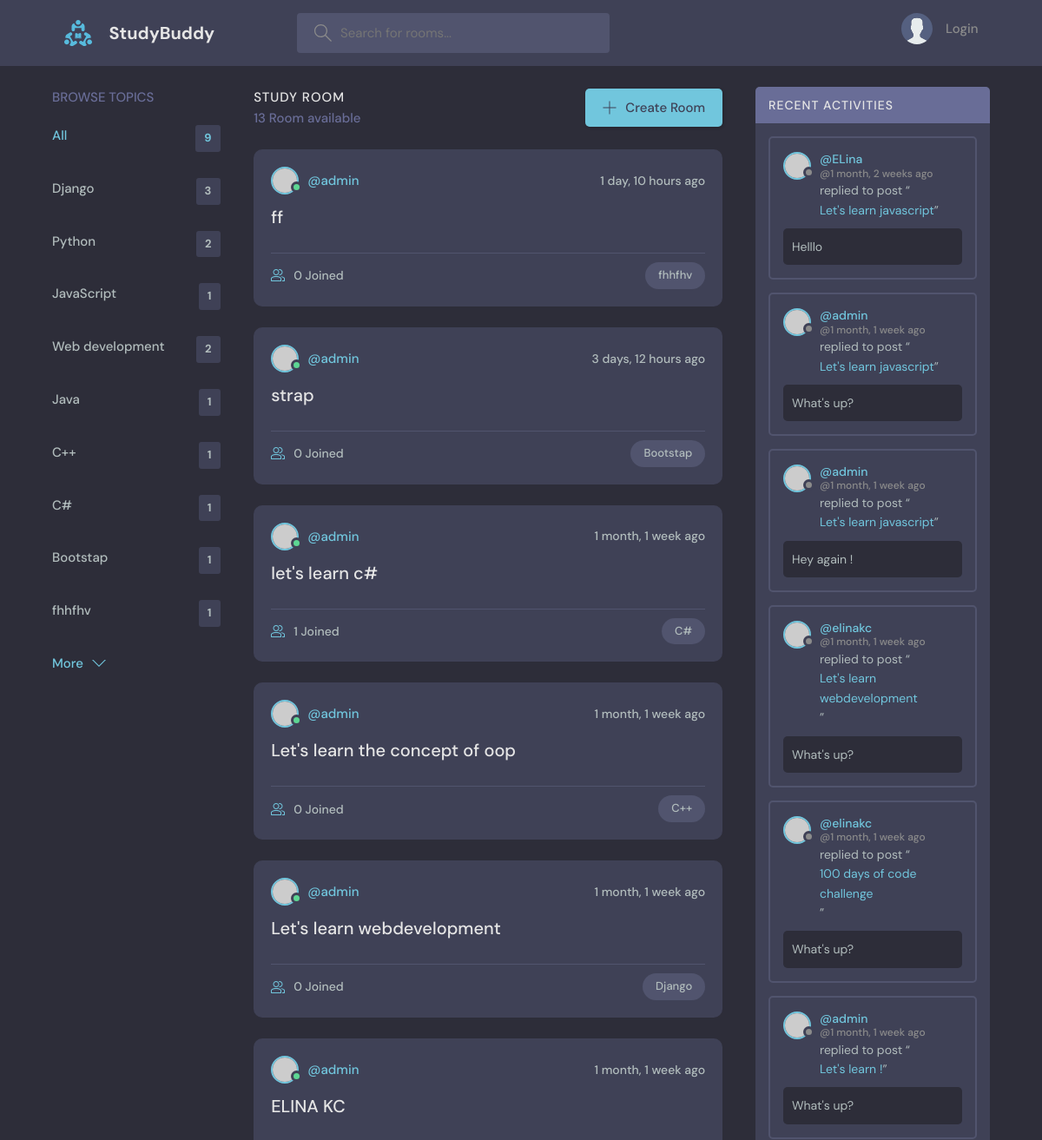
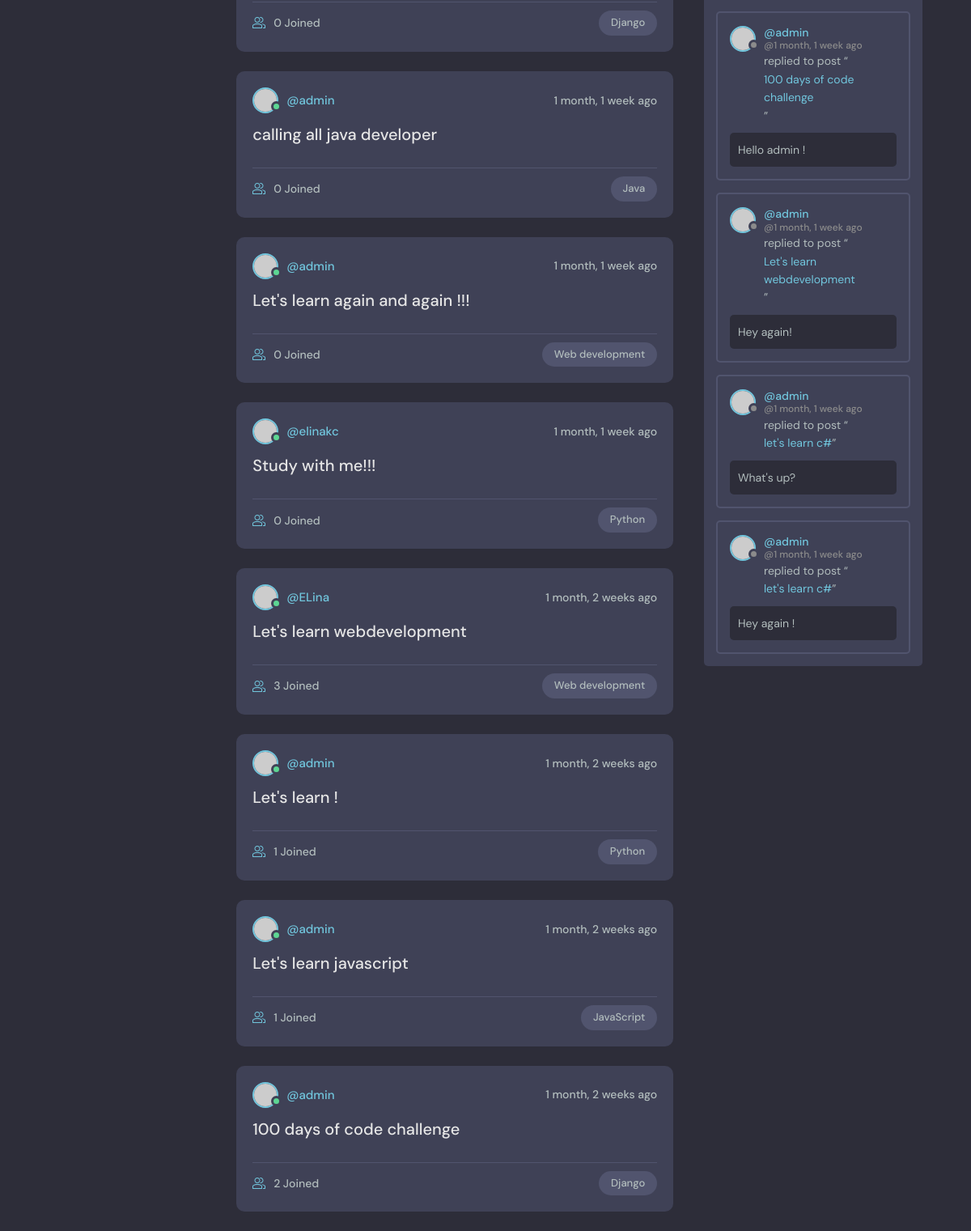
The page / on the database its author committed (2 pictures, top to bottom).
### base/models.py (models this page shows, shortened)
class Topic(models.Model):
    name = models.CharField(max_length=300)

class Room(models.Model):
    host = models.ForeignKey(User, on_delete=models.SET_NULL, null=True)
    topic = models.ForeignKey(Topic, on_delete=models.SET_NULL, null=True)
    name = models.CharField(max_length=300)
    description = models.TextField(null=True, blank=True)
    participants = models.ManyToManyField(User, related_name='participants', blank=True)
    updated = models.DateTimeField(auto_now=True)
    created = models.DateTimeField(auto_now_add=True)
    class Meta:
        ordering = ['-updated', '-created']
    def __str__(self):
        return self.name

class Message(models.Model):
    user = models.ForeignKey(User, on_delete=models.CASCADE)
    room = models.ForeignKey(
        Room, on_delete=models.CASCADE
    )  # What on_delete=models.CASCADE is going to do is that it delete this children node(Message) when parent node(ROOM) is deleted
    body = models.TextField()
    updated = models.DateTimeField(auto_now=True)
    created = models.DateTimeField(auto_now_add=True)

### base/views.py (the view)
# urls.py: path('', views.home, name = 'home'),
def home(request):
    q = request.GET.get('q') if request.GET.get('q')!=None else ''
    rooms = Room.objects.filter(
        Q(topic__name__icontains=q) |
        Q(name__icontains=q) |
        Q(description__icontains=q)
        )
    topics = Topic.objects.all()
    room_count = rooms.count()
    room_messages = Message.objects.filter(Q(room__topic__name__icontains=q))
    context = {'rooms':rooms ,'topics':topics, 'room_count':room_count,
               'room_messages':room_messages}
    return render(request , 'base/home.html', context )

### base/templates/base/home.html (shortened to what this page needs)
{% extends 'main.html' %}
{% block content %}
    <main class="layout layout--3">
      <div class="container">
        {% include 'base/topics_component.html' %}
        <div class="roomList">
          <div class="roomList__header">
            <div>
              <h2>Study Room</h2>
              <p>{{rooms.count}} Room available </p>
            </div>
            <a class="btn btn--main" href="{% url 'create-room' %}">
              <svg version="1.1" xmlns="http://www.w3.org/2000/svg" width="32" height="32" viewBox="0 0 32 32">
                <title>add</title>
                <path
                  d="M16.943 0.943h-1.885v14.115h-14.115v1.885h14.115v14.115h1.885v-14.115h14.115v-1.885h-14.115v-14.115z"
                ></path>
              </svg>
              Create Room
            </a>
          </div>
          {% include 'base/feed_component.html' %}
        </div>
        {% include 'base/activity_component.html' %}
      </div>
    </main>
{% endblock content %}

### base/templates/base/topics_component.html
<div class="topics">
  <div class="topics__header">
    <h2>Browse Topics</h2>
  </div>
  <ul class="topics__list">
    <li>
      <a href="{% url 'home' %}" class="active">All <span>{{topics.count}}</span></a>
    </li>
    {% for topic in topics %}
    <li>
      <a href="{% url 'home' %}?q={{topic.name}}">{{topic.name}} <span>{{topic.room_set.all.count}}</span></a>
    </li>
    {% endfor %}
  </ul>
  <a class="btn btn--link" href="topics.html">
    More
    <svg version="1.1" xmlns="http://www.w3.org/2000/svg" width="32" height="32" viewBox="0 0 32 32">
      <title>chevron-down</title>
      <path d="M16 21l-13-13h-3l16 16 16-16h-3l-13 13z"></path>
    </svg>
  </a>
</div>

### base/templates/base/feed_component.html (shortened to what this page needs)
{% for room in rooms %}
<div class="roomListRoom">
  <div class="roomListRoom__header">
    <a href="{% url 'user-profile' room.host.id %}" class="roomListRoom__author">
      <div class="avatar avatar--small active">
        <img src="https://randomuser.me/api/portraits/men/11.jpg" />
      </div>
      <span>@{{room.host.username}}</span>
    </a>
    <div class="roomListRoom__actions">
      <span>{{room.created|timesince}} ago </span>
    </div>
  </div>
  <div class="roomListRoom__content">
    <a href="{% url 'room' room.id %}">{{room.name}}</a>
  </div>
  <div class="roomListRoom__meta">
    <a href="{% url 'room' room.id %}" class="roomListRoom__joined">
     {{room.participants.all.count}} Joined
    </a>
    <p class="roomListRoom__topic">{{room.topic.name}}</p>
  </div>
</div>
{% endfor %}

### base/templates/base/activity_component.html (shortened to what this page needs)
<div class="activities">
  <div class="activities__header">
    <h2>Recent Activities</h2>
  </div>
{% for message in room_messages %}
  <div class="activities__box">
    <div class="activities__boxHeader roomListRoom__header">
      <a href="{% url 'user-profile' message.user.id %}" class="roomListRoom__author">
        <div class="avatar avatar--small">
          <img src="https://randomuser.me/api/portraits/women/11.jpg" />
        </div>
        <p>
         @{{message.user}}
          <span>@{{message.created|timesince}} ago</span>
        </p>
      </a>
    </div>
    <div class="activities__boxContent">
    <p>replied to post “<a href="{% url 'room' message.room.id %}">{{message.room}}</a>”</p>
      <div class="activities__boxRoomContent">
        {{message.body}}
      </div>
    </div>
  </div>
{% endfor %}
</div>

### rows shown on the page
Topic: name "Django", room_set.all.count "3"
Topic: name "Python", room_set.all.count "2"
Topic: name "JavaScript", room_set.all.count "1"
Topic: name "Web development", room_set.all.count "2"
Topic: name "Java", room_set.all.count "1"
Topic: name "C++", room_set.all.count "1"
Topic: name "C#", room_set.all.count "1"
Topic: name "Bootstap", room_set.all.count "1"
Topic: name "fhhfhv", room_set.all.count "1"
Room: host.username "admin", created "1 day, 10 hours", name "ff", participants.all.count "0", topic.name "fhhfhv"
Room: host.username "admin", created "3 days, 12 hours", name "strap", participants.all.count "0", topic.name "Bootstap"
Room: host.username "admin", created "1 month, 1 week", name "let's learn c#", participants.all.count "1", topic.name "C#"
Room: host.username "admin", created "1 month, 1 week", name "Let's learn the concept of oop", participants.all.count "0", topic.name "C++"
Room: host.username "admin", created "1 month, 1 week", name "Let's learn webdevelopment", participants.all.count "0", topic.name "Django"
Room: host.username "admin", created "1 month, 1 week", name "ELINA KC", participants.all.count "0", topic.name "Django"
Room: host.username "admin", created "1 month, 1 week", name "calling all java developer", participants.all.count "0", topic.name "Java"
Room: host.username "admin", created "1 month, 1 week", name "Let's learn again and again !!!", participants.all.count "0", topic.name "Web development"
Room: host.username "elinakc", created "1 month, 1 week", name "Study with me!!!", participants.all.count "0", topic.name "Python"
Room: host.username "ELina", created "1 month, 2 weeks", name "Let's learn webdevelopment", participants.all.count "3", topic.name "Web development"
Room: host.username "admin", created "1 month, 2 weeks", name "Let's learn !", participants.all.count "1", topic.name "Python"
Room: host.username "admin", created "1 month, 2 weeks", name "Let's learn javascript", participants.all.count "1", topic.name "JavaScript"
Room: host.username "admin", created "1 month, 2 weeks", name "100 days of code challenge", participants.all.count "2", topic.name "Django"
Message: user "ELina", created "1 month, 2 weeks", room "Let's learn javascript", body "Helllo"
Message: user "admin", created "1 month, 1 week", room "Let's learn javascript", body "What's up?"
Message: user "admin", created "1 month, 1 week", room "Let's learn javascript", body "Hey again !"
Message: user "elinakc", created "1 month, 1 week", room "Let's learn webdevelopment", body "What's up?"
Message: user "elinakc", created "1 month, 1 week", room "100 days of code challenge", body "What's up?"
Message: user "admin", created "1 month, 1 week", room "Let's learn !", body "What's up?"
Message: user "admin", created "1 month, 1 week", room "100 days of code challenge", body "Hello admin !"
Message: user "admin", created "1 month, 1 week", room "Let's learn webdevelopment", body "Hey again!"
Message: user "admin", created "1 month, 1 week", room "let's learn c#", body "What's up?"
Message: user "admin", created "1 month, 1 week", room "let's learn c#", body "Hey again !"

### other values the page prints
{{ topics.count }} "9"
{{ rooms.count }} "13"
